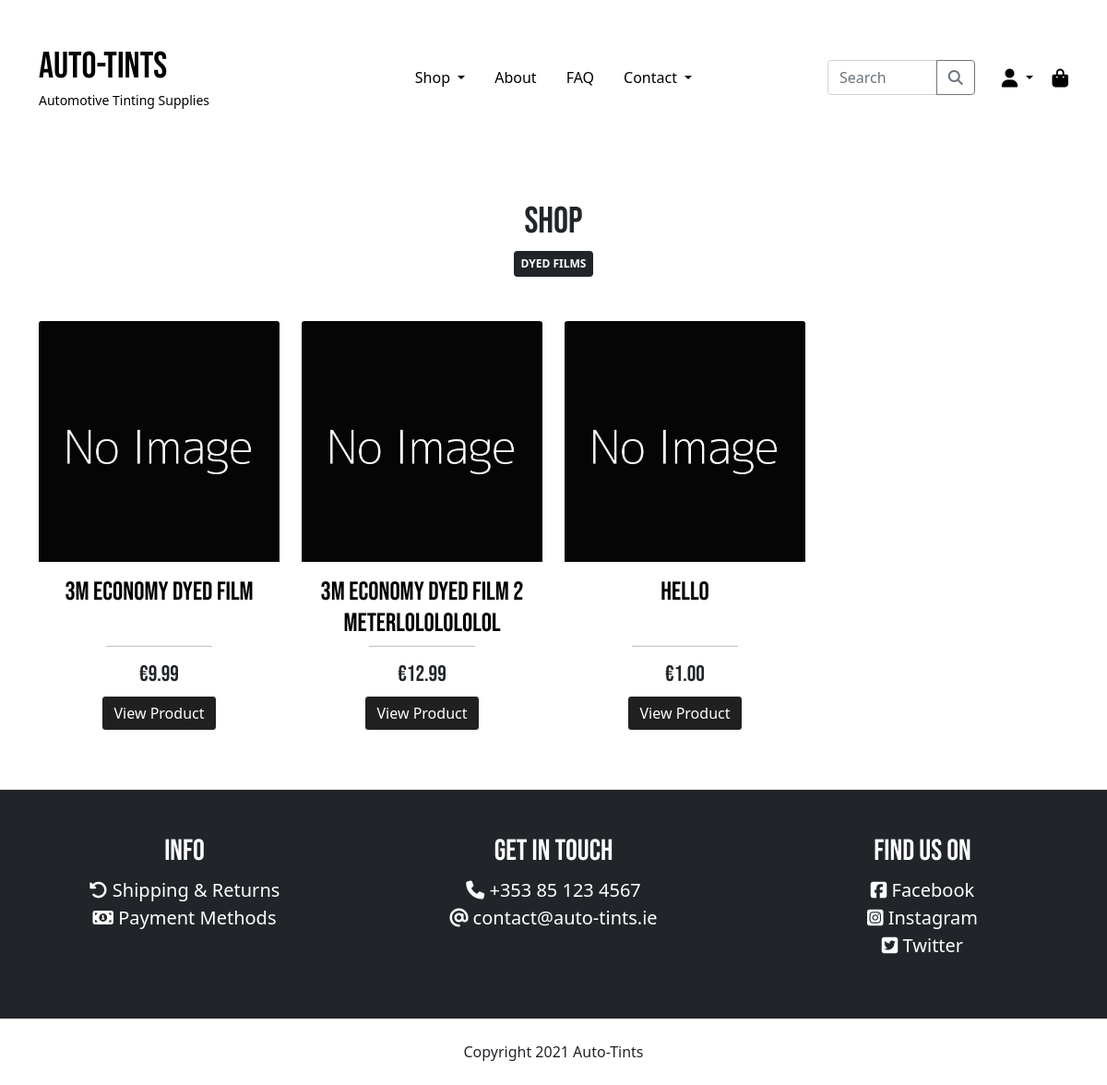
Page /products/?category=dyed on the committed database.
### products/models.py (models this page shows, shortened)
class Category(models.Model):
    name = models.CharField(max_length=254)
    description = models.CharField(max_length=254)
    friendly_name = models.CharField(max_length=254)
    image = models.ImageField(default="noimage.jpg")
    def __str__(self):
        return str(self.name)
    class Meta():
        verbose_name_plural = "Categories"

class Product(models.Model):
    category = models.ForeignKey('Category', null=True,
                                 blank=True, on_delete=models.SET_NULL)
    sku = models.CharField(max_length=254, blank=True, default='')
    name = models.CharField(max_length=254)
    description = models.TextField()
    price = models.DecimalField(max_digits=6, decimal_places=2)
    image = models.ImageField(default="noimage.jpg")

### products/views.py (the view, shortened to what this page needs)
# urls.py: path('', views.all_products, name='products'),
def all_products(request):
    products = Product.objects.all()
    categories = None
    query = None
    if request.GET:
        if 'category' in request.GET:
            categories = request.GET['category'].split(',')
            products = products.filter(category__name__in=categories)
            categories = Category.objects.filter(name__in=categories)
    context = {
        'products': products,
        'query': query,
        'cur_categories': categories,
    }
    return render(request, 'products/index.html', context)

### auto_tints/context_processors.py (called while the page is built, shortened)
def get_categories(request):
    categories = Category.objects.all()
    context = {
        'categories': categories,
    }
    return context

def cart_contents(request):
    cart = request.session.get('cart', {})
    cart_items = []
    cart_items_count = 0
    total = 0
    if cart:
        for quantity in list(cart.values()):
            cart_items_count += int(quantity)
    grand_total = total + settings.DELIVERY_CHARGE
    context = {
        'cart_items': cart_items,
        'cart_items_count': cart_items_count,
        'total': total,
        'grand_total': grand_total,
        'delivery_charge': settings.DELIVERY_CHARGE,
    }
    return context

### products/templates/products/index.html (shortened to what this page needs)
{% extends "base.html" %}
{% load static %}
{% block content %}
<div class="container">
    <h1 class="text-center mt-5">Shop</h1>
    {% if categories %}
    <div class="d-flex justify-content-center">
        {% for category in cur_categories %}
        <a href="{% url 'products' %}?category={{ category }}" class="badge bg-dark text-uppercase p-2 mx-2">{{ category.friendly_name }}</a>
        {% endfor %}
    </div>
    {% endif %}
    {% if products %}
    <div class="row my-5">
        {% for product in products %}
        <div class="col-12 col-md-4 col-lg-3">
            <div class="card h-100 border-0 text-center">
                <a href="{% url 'detail_page' product.id %}">
                    <img src="{{ product.image.url }}" class="card-img-top" alt="{{ product.name }}">
                </a>
                <div class="card-body d-flex align-items-center flex-column">
                    <a href="{% url 'detail_page' product.id %}">
                        <h5 class="card-title fs-3">{{ product.name }}</h5>
                    </a>
                    <hr class="mt-auto">
                    <h4 class="fs-4">€{{ product.price|floatformat:2 }}</h4>
                    <div class="btn-group" role="group">
                        <a href="{% url 'detail_page' product.id %}" class="btn btn-black">View Product</a>
                    </div>
                </div>
            </div>
        </div>
        {% endfor %}
    </div>
    {% else %}
    <div class="py-5">
        <h2 class="text-center">No products found. <a href="{% url 'home' %}"><u>Go back</u></a>.</h2>
    </div>
    {% endif %}
</div>
{% endblock %}

### static/css/base.css (style rules this page uses)
*, body { margin: 0; padding: 0; }
html { min-height: -webkit-fill-available; font-family: 'Open Sans', sans-serif; }
h1, h2, h3, h4, h5, h6, .navbar-brand { font-family: 'Bebas Neue', cursive; }
a { color: black; text-decoration: none; }
.btn-black { color: #fff; background-color: #202020; border-color: white; }
hr { height: 2px; width: 50%; border-width: 0; background-color: black; }

### rows in the picture
Category: friendly_name "DYED FILMS"
Product: image (placeholder picture), name "3M Economy Dyed Film", price "9.99"
Product: image (placeholder picture), name "3M Economy Dyed Film 2 Meterlololololol", price "12.99"
Product: image (placeholder picture), name "Hello", price "1.00"
